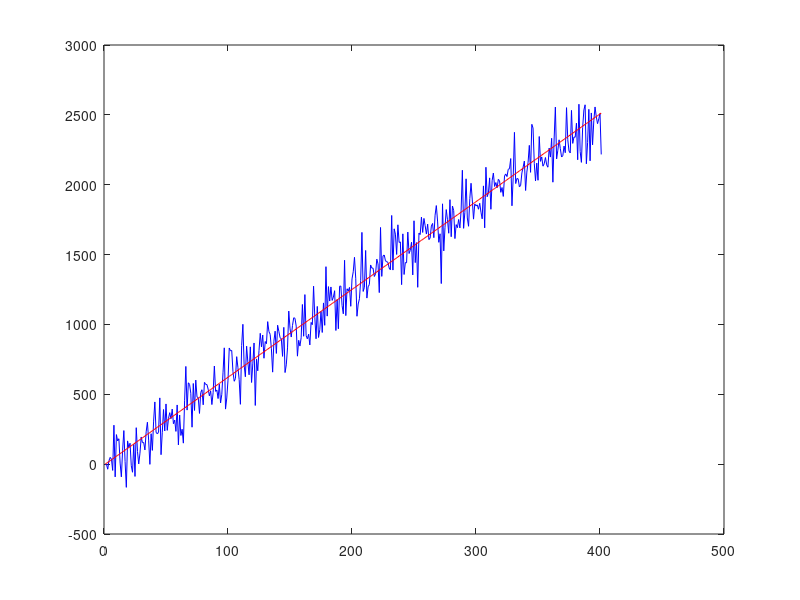
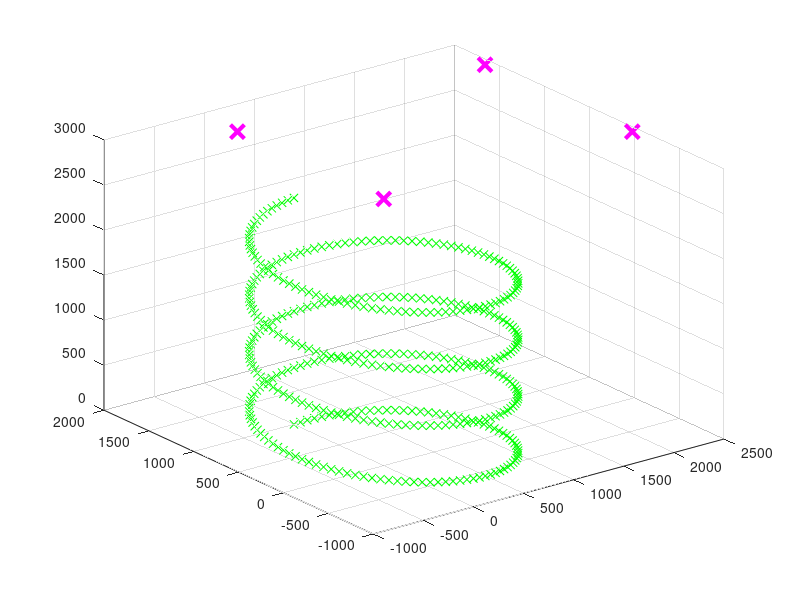

The MATLAB script that drew these images, in order: (Note: this script raises an error after producing the figures.)
%% Generate measurement and pressure data based on known anchor positions and given tag positions
clear all
%AltToPres = @(Z) 101325 * (1 - 2.25577*10^-5 * (Z*10^-3))^5.25588;   % [Pa]
AltToPres = @(Z,SNR) awgn(101325 * exp(-(Z/(7*10^6))), SNR, 'measured');   % [Pa]

%ALS = @(P) ((((1015.7/P)^0.190263 - 1) * 298.15)/0.0065);
ALS = @(P) (-7*10^6)*log(P/101325);


global data

data.anchors     = [0     0    2960     % Anchor 1
                   2480  0    2960     % Anchor 2
                   2470  1630 2960     % Anchor 3
                   0     1630 2960]';  % Anchor 4       % [mm]
               
           

data.ALS0 = 2000;                                        % [mm]        



% Single point
%data.posTrue = [459; 2026; 2960]';                         % [mm]

% Linear motion path in all 3 axis
%N = 50;
%data.posTrue = [linspace(400, 1500, N)' linspace(500, 1900, N)' linspace(800, 1000, N)'];                         % [mm]

% Helix path
t = 0:pi/50:8*pi;
st = sin(t);
ct = cos(t);
data.posTrue = [st'*1000 ct'*1000 t'*100];

figure(5)
plot3(data.posTrue(:,1), data.posTrue(:,2), data.posTrue(:,3),'xg')
hold on
grid on
plot3(data.anchors(1,:)', data.anchors(2,:)', data.anchors(3,:)','xm','MarkerSize',10,'LineWidth',3)

% Generate clean data
data.Mz = sum(data.anchors(3,:)) / size(data.anchors,2);   % [mm]
data.Mp = AltToPres(data.Mz, 40);                             % [Pa]

data.measClean = zeros(size(data.posTrue,2),size(data.anchors,2));
data.presClean = zeros(1,size(data.posTrue,2));

for u = 1:size(data.posTrue,1)
    for n = 1:size(data.anchors,2)
        data.measClean(u,n) = sqrt(sum((transpose(data.posTrue(u,:))-data.anchors(:,n)).^2));
    end
    data.pres(u) = AltToPres(data.posTrue(u,3), 95);
end

%ColorNoise = 2;

%data.Mp = data.Mp + ColorNoise;     
%data.presCleanNoise = data.presClean + ColorNoise;

% Add noise
data.meas = awgn(data.measClean, 30, 'measured');


%%

figure()          
plot(ALS(data.pres),'b')         
hold on
plot(data.posTrue(:,3),'r')

%%

global index W

W = 20;
nl_struct = initiate_nonlinear(data.anchors);

x = zeros(size(data.meas,1),3);
xM = zeros(size(data.meas,1),3);
xMP = zeros(size(data.meas,1),3);

x0M = [1;1;1];
x0MP = [1;1;1];
sum1 = 0;
sum2 = 0;
error1 = 0;
error2 = 0;
options = optimoptions(@lsqnonlin,'Algorithm','levenberg-marquardt','MaxIter', 4, 'TolFun',1e-2,'Display','none');
for n = 1:size(data.meas,1)
    index = n;
    tic
    xM(n,:) = lsqnonlin(@myfun,x0M,[],[],options);
    sum1 = sum1 + toc;
    error1 = error1 + sqrt(sum(transpose((data.posTrue(n,:)'-xM(n,:)').^2)));
    tic
    xMP(n,:) = lsqnonlin(@myfunpres,x0MP,[],[],options);
    x(n,:) = calculate_nonlinear(nl_struct, data.anchors, data.meas(n,:))';
    sum2 = sum2 + toc;
    error2 = error2 + sqrt(sum(transpose((data.posTrue(n,:)'-xMP(n,:)').^2)));
    x0M = xM(n,:)';
    x0MP = xMP(n,:)';
end

disp(['MATLAB lsqnonlin without pressure: ' num2str(sum1/n) ' Seconds avg, with avg error: ' num2str(error1/n)])
disp(['MATLAB lsqnonlin with pressure: ' num2str(sum2/n) ' Seconds avg, with avg error: ' num2str(error2/n)])
disp(['MATLAB lsqnonlin without pressure ' num2str((sum1/n)/(sum2/n)) ' times faster'])

plot3(xM(:,1), xM(:,2), xM(:,3),'r')
plot3(x(:,1), x(:,2), x(:,3),'g')
plot3(xMP(:,1), xMP(:,2), xMP(:,3),'b')
%legend('True path','Anchors','MATLAB', 'Algebraic')
legend('True path','Anchors','Estimate no pressure', ['Estimate pressure, W=' num2str(W)])




